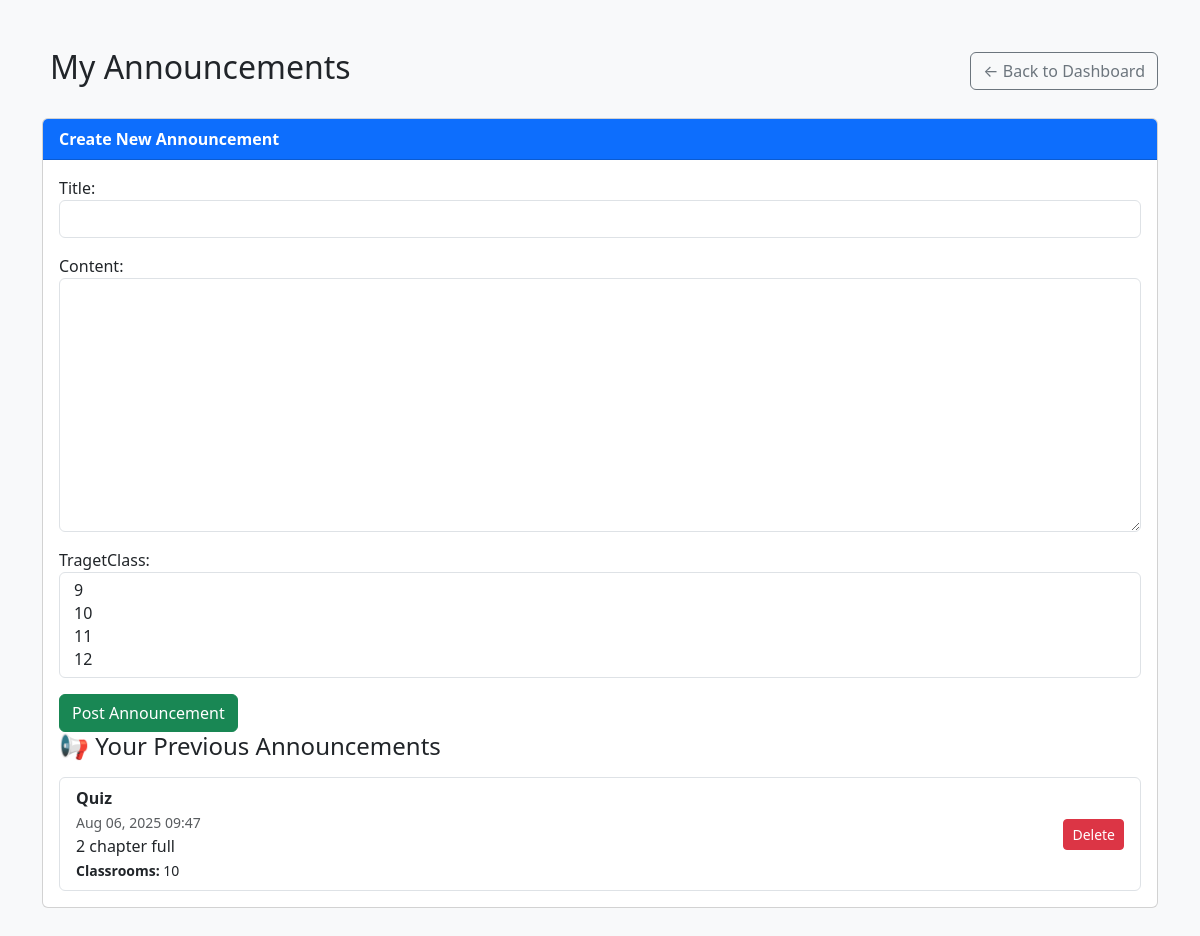
The app's page /t_announcemments/ (signed in), older data.
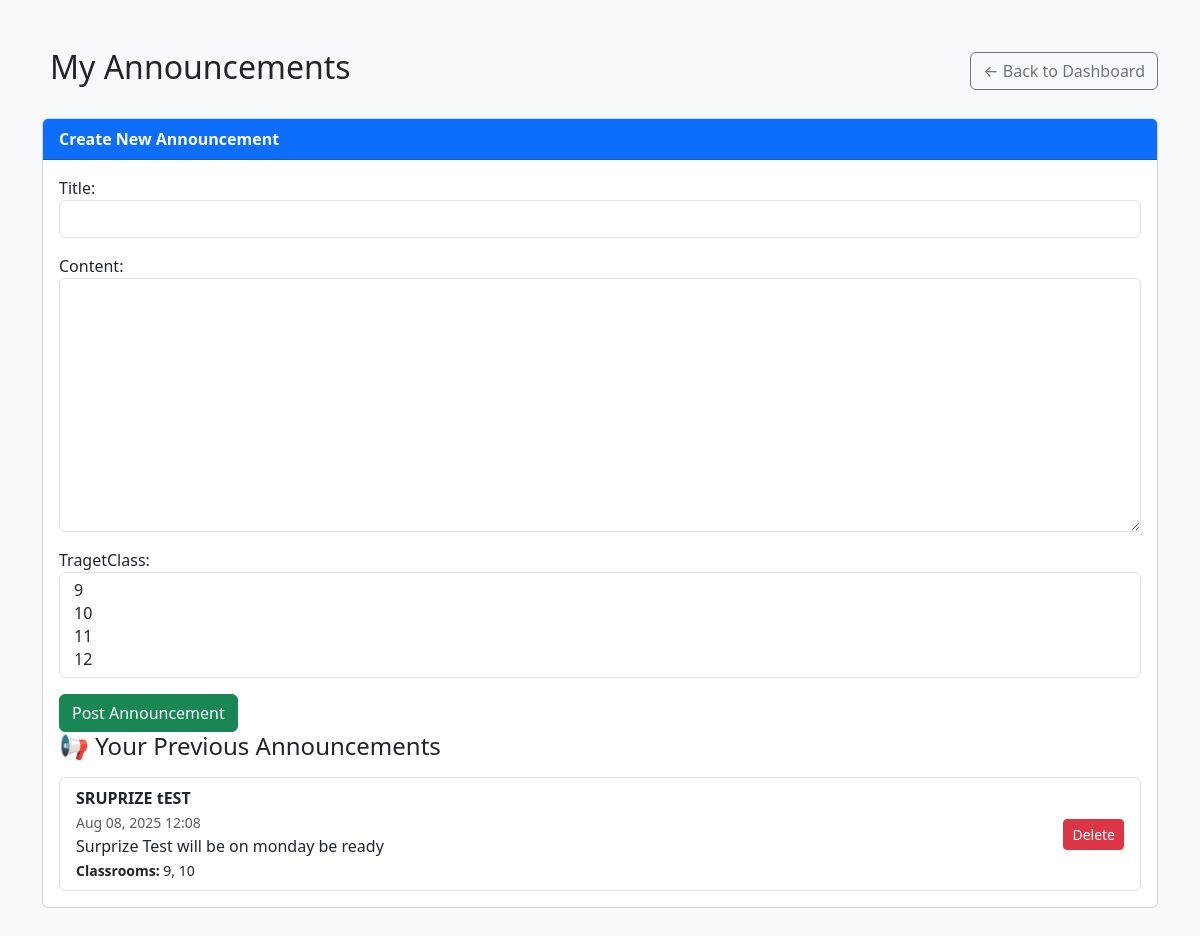
The same page, newer data.
### app_Admin/models/announcements.py (models this page shows, shortened)
class Announcement(models.Model):
    title=models.CharField( max_length=200)
    content=models.TextField()
    uploader=models.ForeignKey(Teacher, on_delete=models.CASCADE)
    tragetClass = models.ManyToManyField('app_Admin.Classroom', through='announcement_class', related_name='announcement_targets')
    created_at = models.DateTimeField(default=timezone.now)

### app_Admin/models/classroom.py (models this page shows)
class Classroom(models.Model):
    id=models.IntegerField(max_length=2, primary_key=True)
    name=models.CharField(max_length=50,default='class')
    def __str__(self):
        return f'{self.id}'

### app_Admin/views_part/teacher_view.py (the view, shortened to what this page needs)
# urls.py: path('t_announcemments/', views.makeAnnouncemeent.as_view(), name='t_announcements'),
class makeAnnouncemeent(View):
    def get(self,request):
        form=AnnouncementForm()
        teacher = Teacher.objects.get(user=request.user)
        announcements = Announcement.objects.filter(uploader=teacher).order_by('-created_at')
        return render(request, 't_announcements.html', {'form': form, 'announcements': announcements})

### app_Admin/forms/announcementform.py
class AnnouncementForm(forms.ModelForm):
    class Meta:
        model = Announcement
        fields = ['title', 'content', 'tragetClass']
    def __init__(self, *args, **kwargs):
        super().__init__(*args, **kwargs)
        for field in self.fields.values():
            field.widget.attrs['class'] = 'form-control'
        self.fields['tragetClass'].widget.attrs['multiple'] = True

### app_Admin/templates/t_announcements.html (shortened to what this page needs)
{% load static %}
<!DOCTYPE html>
<html lang="en">
<head>
  <link href="https://cdn.jsdelivr.net/npm/bootstrap@5.3.3/dist/css/bootstrap.min.css" rel="stylesheet">
</head>
<body class="bg-light">
<div class="container py-5">
  <div class="d-flex justify-content-between align-items-center mb-4">
    <h2>My Announcements</h2>
    <a href="{% url 'dashboard_teachers' %}" class="btn btn-outline-secondary">← Back to Dashboard</a>
  </div>
  <div class="card mb-4">
    <div class="card-header bg-primary text-white">
      <strong>Create New Announcement</strong>
    </div>
    <div class="card-body">
      <form method="post"id="announcementForm">
  <div class="mb-3">
    {{ form.title.label_tag }}
    {{ form.title }}
  </div>
  <div class="mb-3">
    {{ form.content.label_tag }}
    {{ form.content }}
  </div>
  <div class="mb-3">
    {{ form.tragetClass.label_tag }}
    {{ form.tragetClass }}
  </div>
  <button type="submit" class="btn btn-success">Post Announcement</button>
</form>
  <h4 class="mb-3">📢 Your Previous Announcements</h4>
  {% if announcements %}
    <ul class="list-group" id="announcementList">
      {% for ann in announcements %}
        <li class="list-group-item d-flex justify-content-between align-items-center">
          <div>
            <strong>{{ ann.title }}</strong><br>
            <small class="text-muted">{{ ann.created_at|date:"M d, Y H:i" }}</small><br>
            <div>{{ ann.content|truncatewords:20 }}</div>
            <small><strong>Classrooms:</strong>
              {{ ann.tragetClass.all|join:", " }}
            </small>
          </div>
          <a href="{% url "delete_announcement" ann.id %}" class="btn btn-sm btn-danger">
             Delete
          </a>
        </li>
      {% endfor %}
    </ul>
  {% else %}
    <div class="alert alert-info">No announcements yet.</div>
  {% endif %}
</div>
</body>
</html>

Row changes from the older to the newer data that the page shows:
removed Announcement: title "Quiz", created_at "Aug 06, 2025 09:47", content "2 chapter full", tragetClass.all "10"
added Announcement: title "SRUPRIZE tEST", created_at "Aug 08, 2025 12:08", content "Surprize Test will be on monday be ready", tragetClass.all "9, 10"
